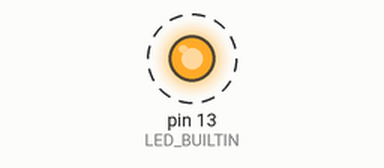
This program was run on a simulated Arduino Uno, built with avr-gcc and run on an emulated ATmega328P. On the bench: output pins drawn as LEDs (lit = HIGH). Dashed ring = blinking.

Above: at 0.05 s.
Timing chart, 0 to 3.0 s (numbered marks = the images above):
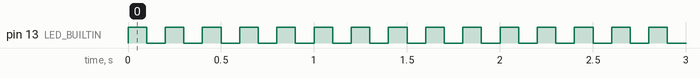

Measured:
- by itself, pin 13 (LED_BUILTIN): alternates HIGH for 0.10 s and LOW for 0.10 s

The program:

main.cpp
```cpp
// #include <Arduino.h>

// // put function declarations here:
// int myFunction(int, int);

// void setup() {
//   // put your setup code here, to run once:
//   int result = myFunction(2, 3);
// }

// void loop() {
//   // put your main code here, to run repeatedly:
// }

// // put function definitions here:
// int myFunction(int x, int y) {
//   return x + y;
// }

/**
 * Blink
 *
 * Turns on an LED on for one second,
 * then off for one second, repeatedly.
 */
#include "Arduino.h"

// Set LED_BUILTIN if it is not defined by Arduino framework
// #define LED_BUILTIN 13

void setup()
{
  // initialize LED digital pin as an output.
  pinMode(LED_BUILTIN, OUTPUT);
}

void loop()
{
  // turn the LED on (HIGH is the voltage level)
  digitalWrite(LED_BUILTIN, HIGH);

  // wait for a second
  delay(100);

  // turn the LED off by making the voltage LOW
  digitalWrite(LED_BUILTIN, LOW);

   // wait for a second
  delay(100);
}
```
